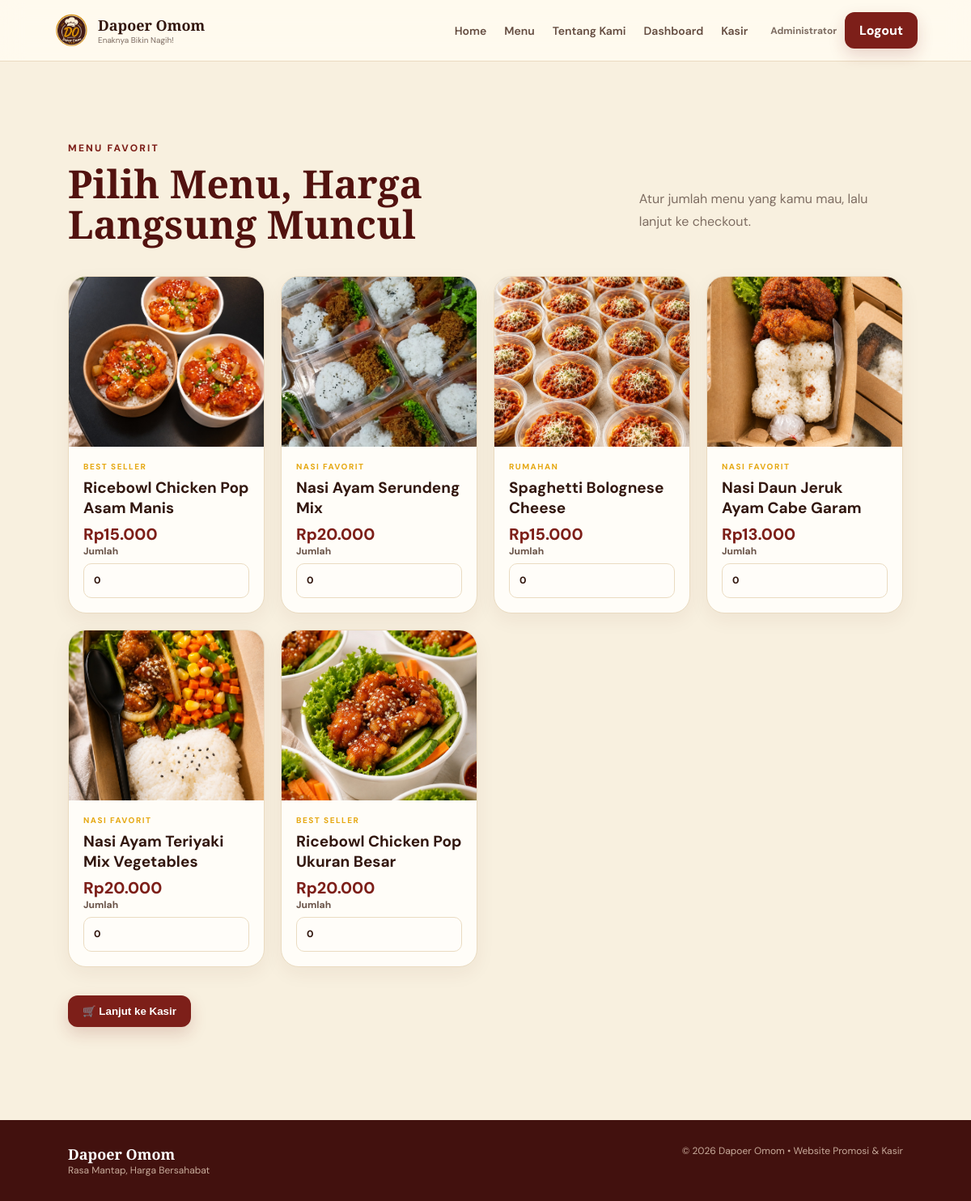
Page /menu.php (signed in) on the committed database.
### tables this page shows
CREATE TABLE menu(
 id INT AUTO_INCREMENT PRIMARY KEY,nama VARCHAR(160) NOT NULL,harga INT NOT NULL,
 kategori VARCHAR(80) DEFAULT 'MENU FAVORIT',gambar VARCHAR(255) DEFAULT 'assets/poster.jpg',
 status TINYINT(1) DEFAULT 1,created_at TIMESTAMP DEFAULT CURRENT_TIMESTAMP
);

### config.php (called while the page is built, shortened)
<?php
function e($v){return htmlspecialchars($v ?? "",ENT_QUOTES,"UTF-8");}
function rupiah($n){return "Rp".number_format((int)$n,0,",",".");}
?>

### menu.php (the view)
<?php
require "auth.php"; require_login(); $page_title="Menu — Dapoer Omom";
$menus=$conn->query("SELECT * FROM menu WHERE status=1 ORDER BY id DESC");
require "header.php";
?>
<section class="section"><div class="section-heading"><div><span class="eyebrow">MENU FAVORIT</span><h2>Pilih Menu, Harga Langsung Muncul</h2></div><p>Atur jumlah menu yang kamu mau, lalu lanjut ke checkout.</p></div>
<form method="post" action="checkout.php"><div class="menu-grid">
<?php while($m=$menus->fetch_assoc()):
$gambarMenu = [
 "Ricebowl Chicken Pop Ukuran Besar" => "assets/chicken_pop.jpeg",
 "Nasi Ayam Teriyaki Mix Vegetables" => "assets/ayam_teriyaki.jpeg",
 "Nasi Daun Jeruk Ayam Cabe Garam" => "assets/daun_jeruk.jpeg",
 "Spaghetti Bolognese Cheese" => "assets/spaghetti.jpeg",
 "Nasi Ayam Serundeng Mix" => "assets/serundeng.jpeg",
 "Ricebowl Chicken Pop Asam Manis" => "assets/asam_manis.jpeg"
];
$foto = $gambarMenu[$m["nama"]] ?? $m["gambar"];
?><article class="menu-card"><div class="menu-photo"><img src="<?=e($foto)?>" alt="<?=e($m["nama"])?>"></div><div class="menu-info"><div class="menu-tag"><?=e($m["kategori"])?></div><h3><?=e($m["nama"])?></h3><div class="menu-price"><?=rupiah($m["harga"])?></div>
<label class="qty-label">Jumlah<input type="number" name="qty[<?=$m["id"]?>]" value="0" min="0"></label></div></article><?php endwhile; ?></div>
<button class="btn btn-primary" type="submit">🛒 Lanjut ke Kasir</button></form></section>
<?php require "footer.php"; ?>

### header.php (shortened to what this page needs)
<?php require_once "config.php"; ?>
<!DOCTYPE html>
<html lang="id">
<head>
<link rel="stylesheet" href="style.css">
</head>
<body>
<header class="navbar">
    <a class="brand" href="index.php">
        <img
            src="assets/logo-dapoer.png"
            alt="Logo Dapoer Omom"
            class="brand-logo"
        >
        <span>
            <b>Dapoer Omom</b>
            <small>Enaknya Bikin Nagih!</small>
        </span>
    </a>
    <nav>
        <a href="index.php">Home</a>
        <a href="menu.php">Menu</a>
        <a href="about.php">Tentang Kami</a>
        <?php if(!empty($_SESSION["user"]) && $_SESSION["user"]["role"]==="admin"): ?>
            <a href="admin.php">Dashboard</a>
            <a href="admin_cashier.php">Kasir</a>
        <?php endif; ?>
    </nav>
    <div class="nav-user">
        <?php if(!empty($_SESSION["user"])): ?>
            <span class="user-name">
                <?=e($_SESSION["user"]["nama"])?>
            </span>
            <a class="nav-cta" href="logout.php">
                Logout
            </a>
        <?php else: ?>
            <a class="nav-cta" href="login.php">
                Login
            </a>
        <?php endif; ?>
    </div>
</header>
<main>

### footer.php
</main><footer><div><b>Dapoer Omom</b><span>Rasa Mantap, Harga Bersahabat</span></div><span>© 2026 Dapoer Omom • Website Promosi & Kasir</span></footer></body></html>

### style.css (style rules this page uses)
:root { --cream:#f8f0df; --cream-2:#fffaf0; --maroon:#7d1f19; --maroon-dark:#52120f; --mustard:#e6a915; --brown:#32170f; --muted:#7e6d62; --line:#eadbc1; --white:#fffdf8; --shadow:0 18px 50px rgba(72,30,12,.10); }
* { box-sizing:border-box;scroll-behavior:smooth }
html { scroll-padding-top:88px }
body { margin:0;background:var(--cream);color:var(--brown);font-family:"DM Sans",sans-serif }
a { text-decoration:none;color:inherit }
.navbar { position:sticky;top:0;z-index:50;display:flex;align-items:center;gap:28px;padding:15px 5.5%;background:rgba(255,250,240,.94);backdrop-filter:blur(14px);border-bottom:1px solid var(--line) }
.brand { display:flex;align-items:center;gap:10px;margin-right:auto }
.brand b { display:block;font-family:"Playfair Display",serif;font-size:18px }
.brand small { display:block;color:var(--muted);font-size:10px }
nav { display:flex;gap:22px;font-size:14px;font-weight:600;color:#644c40 }
.nav-cta,.btn { border:0;cursor:pointer;font-weight:800;border-radius:12px;padding:12px 18px;display:inline-flex;justify-content:center;align-items:center;transition:.2s }
.nav-cta,.btn-primary { background:var(--maroon);color:white;box-shadow:0 8px 20px rgba(125,31,25,.18) }
.eyebrow { font-size:12px;letter-spacing:2.2px;font-weight:800;color:var(--maroon) }
.section { padding:95px 7% }
.section-heading { display:flex;justify-content:space-between;align-items:end;gap:30px;margin-bottom:38px }
.section-heading h2,.about-copy h2,.contact-section h2 { font-family:"Playfair Display",serif;font-size:clamp(34px,4vw,54px);line-height:1.05;margin:10px 0 0;color:var(--maroon-dark) }
.section-heading p { max-width:430px;color:var(--muted);line-height:1.7 }
.menu-grid { display:grid;grid-template-columns:repeat(4,1fr);gap:20px }
.menu-card { background:var(--white);border:1px solid var(--line);border-radius:22px;overflow:hidden;box-shadow:0 8px 24px rgba(80,35,10,.06);transition:.25s }
.menu-photo { height:210px;overflow:hidden;background:#eee }
.menu-photo img { width:100%;height:100%;object-fit:cover }
.menu-info { padding:18px }
.menu-tag { font-size:10px;letter-spacing:1.5px;font-weight:800;color:var(--mustard) }
.menu-info h3 { margin:7px 0;font-size:19px }
.menu-price { font-size:20px;font-weight:800;color:var(--maroon) }
label { display:block;font-size:12px;font-weight:800;color:#6b554a }
input,select { width:100%;margin-top:7px;border:1px solid var(--line);border-radius:10px;padding:12px;background:#fffdf9;color:var(--brown);font:inherit;outline:none }
footer { padding:30px 7%;background:#42110e;color:#f4ddc9;display:flex;justify-content:space-between;gap:20px;font-size:12px }
footer b { color:#fff;display:block;font-family:"Playfair Display",serif;font-size:18px }
footer span { opacity:.75 }
html { scroll-behavior:smooth }
img { max-width:100%;height:auto }
button,a,input,select { touch-action:manipulation }
.nav-user { display:flex;align-items:center;gap:10px }
.user-name { font-size:12px;font-weight:700;color:var(--muted) }
.qty-label input { min-height:43px }
.menu-grid + .btn { margin-top: 35px; margin-bottom: 20px; }
.brand-logo { width: 45px; height: 45px; object-fit: contain; flex-shrink: 0; }
html, body { min-height: 100%; }
body { min-height: 100vh; display: flex; flex-direction: column; }
main { flex: 1; }
footer { margin-top: auto; }

### rows in the picture
menu: shows a picture, kategori "BEST SELLER", nama "Ricebowl Chicken Pop Asam Manis", harga "Rp15.000"
menu: shows a picture, kategori "NASI FAVORIT", nama "Nasi Ayam Serundeng Mix", harga "Rp20.000"
menu: shows a picture, kategori "RUMAHAN", nama "Spaghetti Bolognese Cheese", harga "Rp15.000"
menu: shows a picture, kategori "NASI FAVORIT", nama "Nasi Daun Jeruk Ayam Cabe Garam", harga "Rp13.000"
menu: shows a picture, kategori "NASI FAVORIT", nama "Nasi Ayam Teriyaki Mix Vegetables", harga "Rp20.000"
menu: shows a picture, kategori "BEST SELLER", nama "Ricebowl Chicken Pop Ukuran Besar", harga "Rp20.000"

### other values in the picture
$_SESSION["user"]["nama"] "Administrator"
